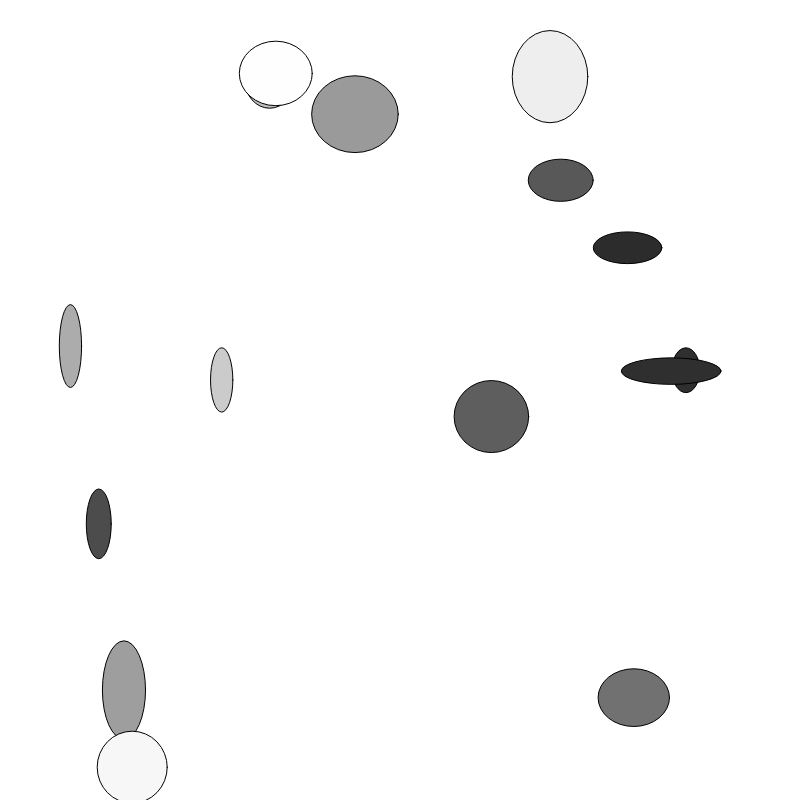
Frame 1 (no input)
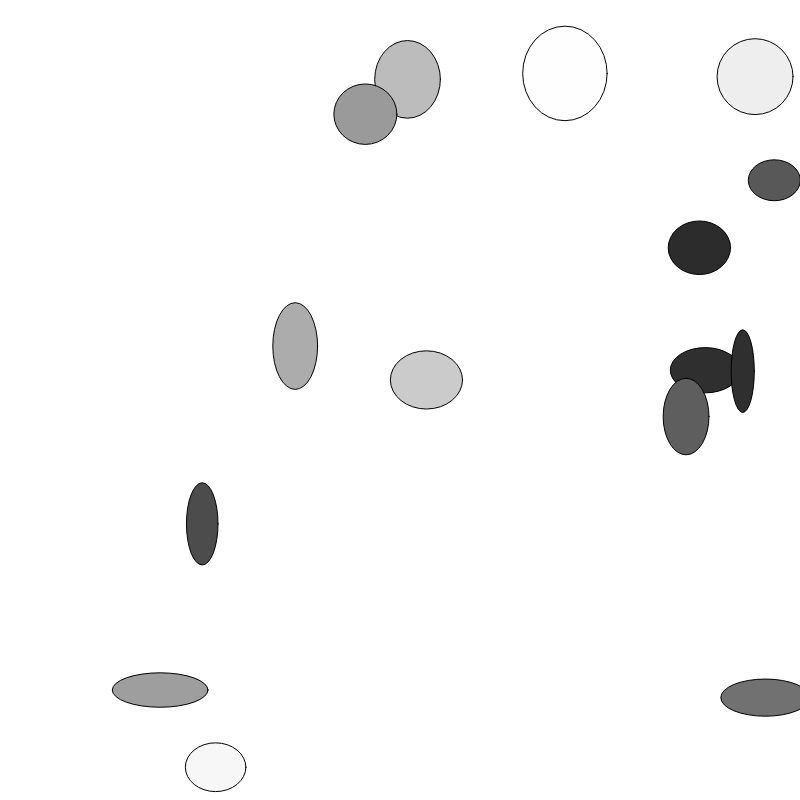
Frame 60 (no input)
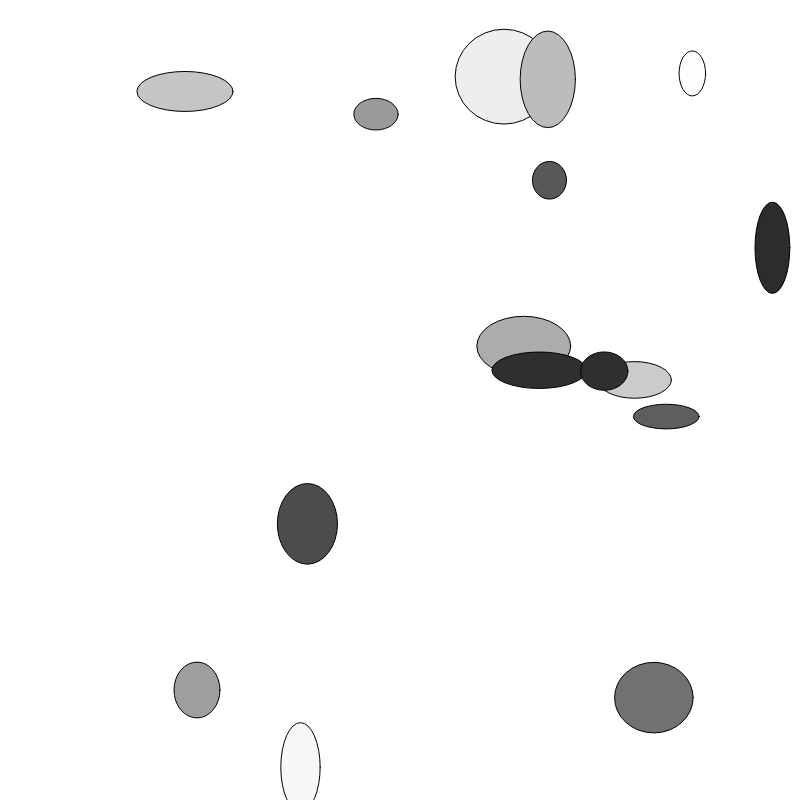
Frame 120 (the mouse pressed at the canvas centre since frame 60)

The p5.js sketch that drew these frames (run headless with seeded random() and noise() and a simulated clock; from frame 60 on, the mouse is pressed at the canvas centre):

// p5.js sketch
// ── sketch.js
var circles = [];
var numCircles = 15;
var circleSize = 20;
var speed;

function setup() {
  createCanvas(800, 800);

  // populate the array of objects
  for (var i = 0; i < numCircles; i++) {
    circles[i] = new Circle();
  }

}

function draw() {
  background(255);
  //access the populated array and do stuff with each one
  for (var i = 0; i < circles.length; i++) {
    circles[i].display();
    circles[i].move();
  }
}

function mousePressed() {
  circles.push(new Circle());

}
function keyPressed() {
  circles.splice(0,1);
}
//Here begins the CONSTRUCTOR
function Circle() {
  this.x = random(25, width - 25);
  this.y = random(25, height - 25);
  this.speed = random(5);
  this.colour = random(255);

  this.display = function() {
    fill(this.colour);
    ellipse(this.x, this.y, random(circleSize,100), random(circleSize,100));
  }

  this.move = function() {
    this.x = this.x + this.speed;

    if (this.x > (width - 25)) {
      this.speed = -this.speed;
    }

    if (this.x < 25) {
      this.speed = -this.speed;
    }
  }
}
